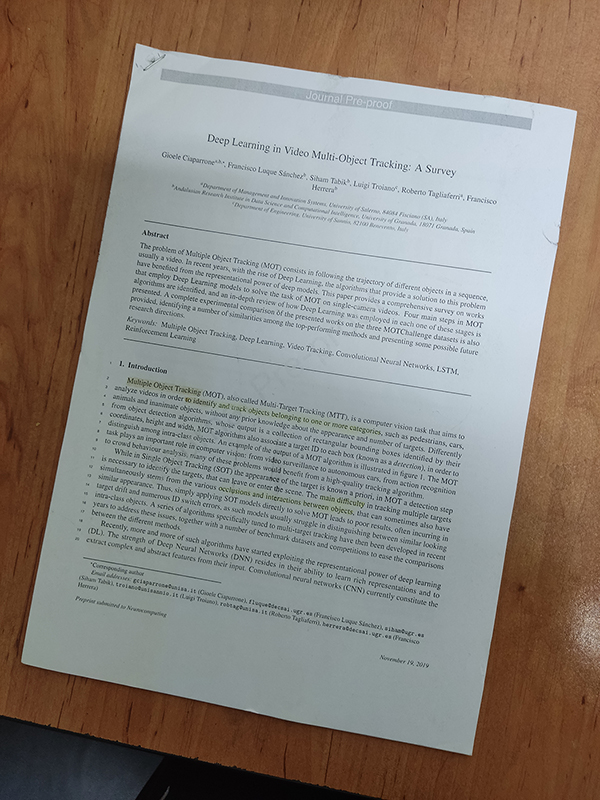
#> input picture img/image.png, 600 x 800 px; its folder holds only this picture in this run
$ jupyter execute projeto_final.ipynb
#> lines starting #> are read from the running program, lines starting #| are printed output that depends on the picture; after the words box and inside, x2 and y2 are one past the last pixel; in counts of white or black regions, pixels touching at a corner belong together
# Projeto Final — CP701TIN3 Processamento de Imagens Digitais

## Pipeline de Processamento de Imagens para Scanner de Documentos (CamScanner)

Este notebook implementa um pipeline de visão computacional **sem IA** para digitalizar documentos a partir de fotos, inspirado em aplicativos como o CamScanner.

**Referência de implementação:** [Python-Document-Scanner-OpenCV](https://github.com/ArashNasrEsfahani/Python-Document-Scanner-OpenCV) (Arash Nasr Esfahani, 2025).

### Etapas do pipeline
1. **Pré-processamento:** leitura da imagem e conversão para escala de cinza
2. **Processamento:** suavização (filtro Gaussiano) e detecção de bordas (Canny)
3. **Segmentação:** contornos e identificação do quadrilátero do documento
4. **Formatação:** correção de perspectiva e realce da imagem escaneada

> Coloque suas fotos na pasta `img/` (ex.: `image.png`). Opcional: defina `IMAGE_NAME = 'seuarquivo.jpg'` na célula abaixo; se deixar `None`, usa a primeira imagem encontrada em `img/`.

[cell 1]
import os

# Backend sem GUI — evita travamento do kernel no macOS/Jupyter
os.environ.setdefault("MPLBACKEND", "Agg")

import numpy as np
import cv2 as cv
import matplotlib.pyplot as plt
from pathlib import Path

plt.rcParams['figure.figsize'] = (12, 6)

# Caminho da imagem (None = usa a primeira .jpg/.png/.jpeg em img/)
IMAGE_NAME = None  # ex.: 'image.png' ou 'documento.jpg'

PROJECT_DIR = Path('.').resolve()
IMG_DIR = PROJECT_DIR / 'img'
RESULT_DIR = PROJECT_DIR / 'resultado_final'
RESULT_DIR.mkdir(exist_ok=True)

_EXT = {'.jpg', '.jpeg', '.png', '.webp', '.bmp'}
if IMAGE_NAME:
    IMAGE_PATH = IMG_DIR / IMAGE_NAME
else:
    imagens = sorted(
        p for p in IMG_DIR.iterdir()
        if p.is_file() and p.suffix.lower() in _EXT
    )
    IMAGE_PATH = imagens[0] if imagens else IMG_DIR / 'documento.jpg'

print(f'Imagem de entrada: {IMAGE_PATH}')

## 1. Carregar e visualizar a imagem original

Equivalente à leitura de arquivos visto na **Aula 1** (`cv.imread`).

[cell 2]
if not IMAGE_PATH.exists():
    raise FileNotFoundError(
        f'Arquivo não encontrado: {IMAGE_PATH}\n'
        f'Coloque uma foto em {IMG_DIR}/ e atualize IMAGE_PATH.'
    )

original = cv.imread(str(IMAGE_PATH))
#> original is the input picture: shape (800, 600, 3); mean B, G, R 122.1, 130.1, 137.6
if original is None:
    raise ValueError(f'Não foi possível ler a imagem: {IMAGE_PATH}')

print('Dimensões (linhas, colunas, canais):', original.shape)
#| Dimensões (linhas, colunas, canais): (800, 600, 3)

plt.imshow(cv.cvtColor(original, cv.COLOR_BGR2RGB))
plt.title('Original (BGR → RGB para exibição)')
plt.axis('off')
plt.show()

## 2. Pré-processamento — Escala de cinza

Conversão **BGR → GRAY** com `cv.cvtColor` (**Aula 1**). Reduz de 3 canais para 1, facilitando filtros e limiarização.

[cell 3]
def to_grayscale(im):
    return cv.cvtColor(im, cv.COLOR_BGR2GRAY)

grayscale = to_grayscale(original)

plt.imshow(grayscale, cmap='gray')
plt.title('Pré-processamento: escala de cinza')
plt.axis('off')
plt.show()

## 3. Processamento — Filtro Gaussiano

Suavização com kernel **3×3** para reduzir ruído antes da detecção de bordas (**Aulas 7 e 8** — convolução passa-baixa).

[cell 4]
def blur(im, ksize=(3, 3)):
    return cv.GaussianBlur(im, ksize, 0)

blurred = blur(grayscale)

fig, ax = plt.subplots(1, 2, figsize=(12, 5))
ax[0].imshow(grayscale, cmap='gray')
ax[0].set_title('Cinza')
ax[0].axis('off')
ax[1].imshow(blurred, cmap='gray')
ax[1].set_title('Após GaussianBlur (3×3)')
ax[1].axis('off')
plt.tight_layout()
plt.show()
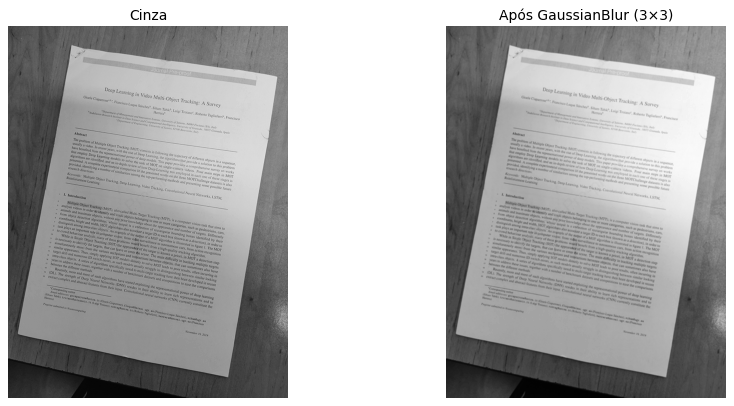
#> figure drawn by matplotlib, 2 panels

## 4. Processamento — Detecção de bordas (Canny)

O detector **Canny** usa dois limiares (**50** e **150**): pixels com gradiente forte viram borda; valores intermediários são conectados por histerese. Relacionado aos operadores de gradiente da **Aula 9** (Sobel, Prewitt).

[cell 5]
def to_edges(im, low=50, high=150):
    return cv.Canny(im, low, high)

edges = to_edges(blurred)
#> in to_edges, `return cv.Canny(im, low, high)`:
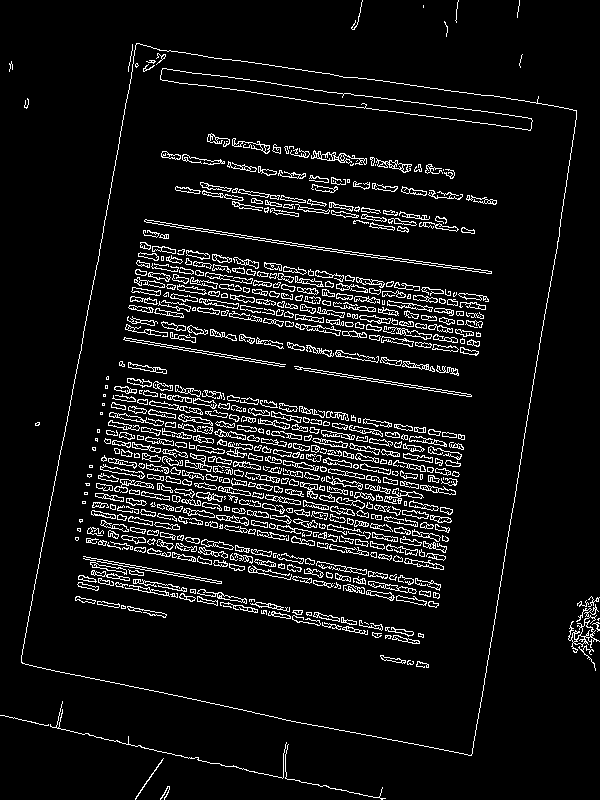
#> returned value: shape (800, 600); 7.5% white in thin lines or dots

plt.imshow(edges, cmap='gray')
plt.title(f'Bordas Canny (limiares {50}, {150})')
plt.axis('off')
plt.show()

## 5. Segmentação — Contornos e quatro cantos do documento

- `cv.findContours` encontra formas fechadas no mapa de bordas
- Ordenação por área (`cv.contourArea`)
- `cv.approxPolyDP` simplifica o contorno até um quadrilátero (4 vértices)

Documentação: [Contours — OpenCV](https://docs.opencv.org/4.x/d4/d73/tutorial_py_contours_begin.html)

[cell 6]
def reorder(vertices):
    """Ordena pontos: topo-esq, topo-dir, baixo-dir, baixo-esq (exigido pelo OpenCV)."""
    reordered = np.zeros_like(vertices, dtype=np.float32)
    add = vertices.sum(axis=1)
    reordered[0] = vertices[np.argmin(add)]
    reordered[2] = vertices[np.argmax(add)]
    diff = np.diff(vertices, axis=1)
    reordered[1] = vertices[np.argmin(diff)]
    reordered[3] = vertices[np.argmax(diff)]
    return reordered


def find_vertices(edge_map, original_shape):
    contours, _ = cv.findContours(
        edge_map.copy(), cv.RETR_EXTERNAL, cv.CHAIN_APPROX_SIMPLE
    )
    contours = sorted(contours, key=cv.contourArea, reverse=True)[:5]

    vertices = None
    for cnt in contours:
        epsilon = 0.02 * cv.arcLength(cnt, True)
        approx = cv.approxPolyDP(cnt, epsilon, True)
        if len(approx) == 4:
            vertices = approx.reshape(4, 2)
            break

    if vertices is None:
        h, w = original_shape[:2]
        vertices = np.array(
            [[0, 0], [w, 0], [w, h], [0, h]], dtype=np.float32
        )
        print('Aviso: quadrilátero não encontrado; usando cantos da imagem inteira.')

    return reorder(vertices.astype(np.float32))

vertices = find_vertices(edges, original.shape)
#> in find_vertices, `contours, _ = cv.findContours( edge_map.copy(), cv.RETR_EXTERNAL, cv.C..`: contours = 22 contours, 18 with area under 20; largest, box (x1, y1, x2, y2) and area: (21, 43, 577, 756) 291021, (568, 604, 600, 653) 273, (135, 758, 164, 800) 26, (50, 701, 287, 779) 22
#> in find_vertices, `contours = sorted(contours, key=cv.contourArea, reverse=True)[:5]`: contours = 5 contours, 1 with area under 20; largest, box (x1, y1, x2, y2) and area: (21, 43, 577, 756) 291021, (568, 604, 600, 653) 273, (135, 758, 164, 800) 26, (50, 701, 287, 779) 22
#> the loop in find_vertices, `for cnt in contours:` made 1 pass
#> (epsilon, vertices) on pass 1: (46.52, [[136, 43], [21, 662], [471, 755], [576, 110]])
#> in reorder, `add = vertices.sum(axis=1)`: add = [179, 683, 1226, 686]
#> in reorder, `diff = np.diff(vertices, axis=1)`: diff = [-93, 641, 284, -466]
#> vertices = [[136, 43], [576, 110], [471, 755], [21, 662]]

overlay = original.copy()
for i in range(4):
    pt1 = tuple(vertices[i].astype(int))
    pt2 = tuple(vertices[(i + 1) % 4].astype(int))
    cv.line(overlay, pt1, pt2, (0, 255, 0), 3)
#> this loop made 4 passes
#> (pt1, pt2) on passes 1 to 4: ((136, 43), (576, 110)), ((576, 110), (471, 755)), ((471, 755), (21, 662)), ((21, 662), (136, 43))
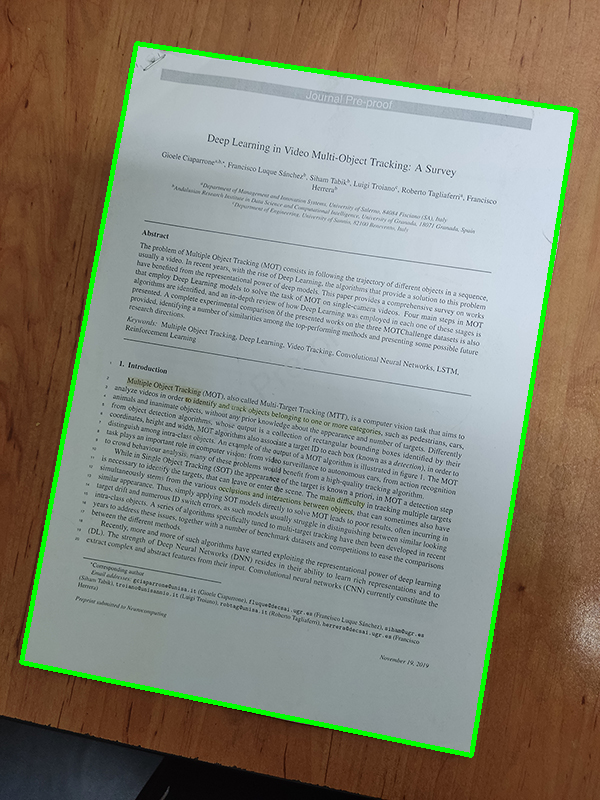
#> overlay: shape (800, 600, 3); 2.21% of pixels changed, all inside (x1, y1, x2, y2) = (19, 41, 579, 758)

plt.imshow(cv.cvtColor(overlay, cv.COLOR_BGR2RGB))
plt.title('Segmentação: contorno do documento (4 cantos)')
plt.axis('off')
plt.show()

## 6. Formatação — Transformação de perspectiva

Generalização das transformações geométricas das **Aulas 3–5** (`warpAffine` → `warpPerspective`):

- `cv.getPerspectiveTransform`: matriz 3×3 a partir de 4 pares de pontos
- `cv.warpPerspective`: vista top-down (birds-eye view)

Tutorial: [Geometric Transformations — OpenCV](https://docs.opencv.org/4.x/da/d6e/tutorial_py_geometric_transformations.html)

[cell 7]
def crop_out(im, vertices, width=600, height=850):
    target = np.array(
        [[0, 0], [width, 0], [width, height], [0, height]],
        dtype=np.float32,
    )
    transform = cv.getPerspectiveTransform(vertices, target)
    return cv.warpPerspective(im, transform, (width, height))

warped = crop_out(original, vertices)
#> in crop_out, `transform = cv.getPerspectiveTransform(vertices, target)`: transform = [[1.39, 0.259, -200.7], [-0.213, 1.4, -31.11], [7.57e-05, 6.57e-05, 1]]
#> in crop_out, `return cv.warpPerspective(im, transform, (width, height))`:
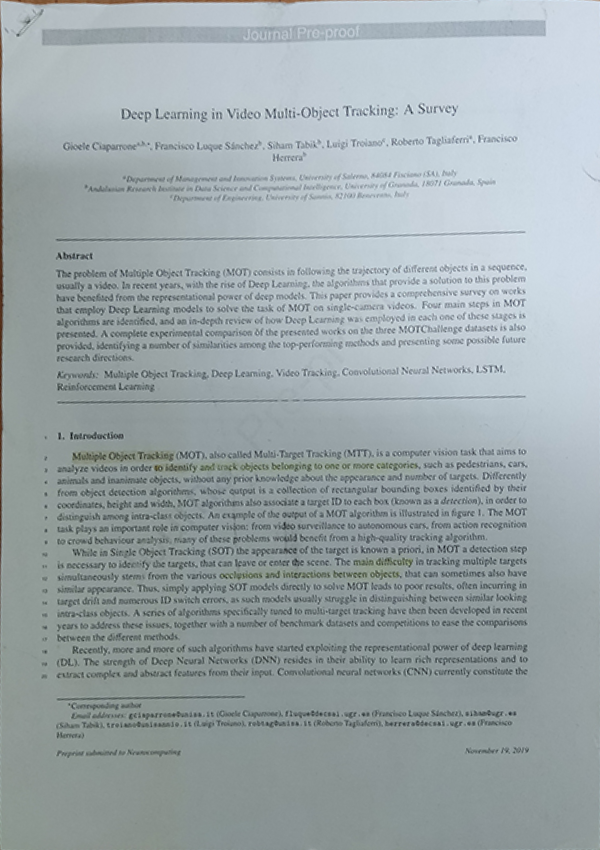
#> returned value: shape (850, 600, 3); mean of channels 0, 1, 2 169.7, 166.6, 156.1; drawn as B, G, R

plt.imshow(cv.cvtColor(warped, cv.COLOR_BGR2RGB))
plt.title('Formatação: perspectiva corrigida')
plt.axis('off')
plt.show()

## 7. Formatação — Realce da imagem escaneada

Pós-processamento baseado no repositório de referência: correção gamma (`cv.LUT`, **Aula 6**), CLAHE no canal L do espaço LAB e nitidez controlada.

[cell 8]
def enhance(im):
    gamma = 1.1
    inv_gamma = 1.0 / gamma
    table = np.array([
        ((i / 255.0) ** inv_gamma) * 255 for i in np.arange(256)
    ]).astype('uint8')
    corrected = cv.LUT(im, table)

    lab = cv.cvtColor(corrected, cv.COLOR_BGR2LAB)
    l, a, b = cv.split(lab)
    clahe = cv.createCLAHE(clipLimit=2.0, tileGridSize=(12, 12))
    l = clahe.apply(l)
    enhanced = cv.cvtColor(cv.merge([l, a, b]), cv.COLOR_LAB2BGR)

    hsv = cv.cvtColor(enhanced, cv.COLOR_BGR2HSV)
    h, s, v = cv.split(hsv)
    s_clean = cv.bilateralFilter(s, 9, 75, 75)
    s = cv.addWeighted(s, 1.2, s_clean, 0.3, 0)
    s = np.clip(s, 20, 230).astype(np.uint8)
    enhanced = cv.cvtColor(cv.merge([h, s, v]), cv.COLOR_HSV2BGR)

    blurred = cv.GaussianBlur(enhanced, (0, 0), 2.0)
    sharpened = cv.addWeighted(enhanced, 1.5, blurred, -0.5, 0)
    return cv.bilateralFilter(sharpened, 9, 75, 75)

scanned = enhance(warped)
#> in enhance, `lab = cv.cvtColor(corrected, cv.COLOR_BGR2LAB)`: lab: shape (850, 600, 3); mean of channels 0, 1, 2 177.8, 125, 125.4
#> in enhance, `l, a, b = cv.split(lab)`:
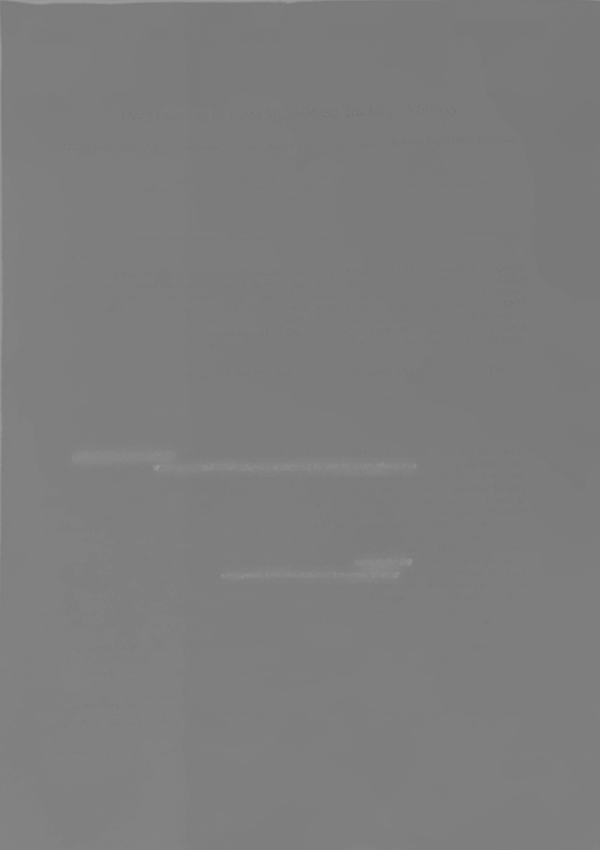
#> b: shape (850, 600); min 115, max 156, mean 125.4
#> in enhance, `l = clahe.apply(l)`:
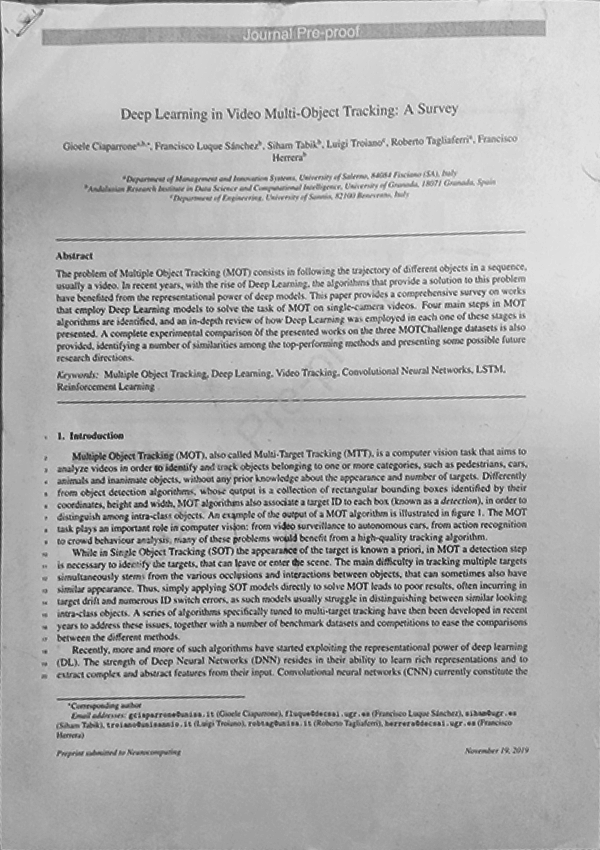
#> l: shape (850, 600); min 10, max 250, mean 177.5
#> in enhance, `hsv = cv.cvtColor(enhanced, cv.COLOR_BGR2HSV)`: hsv: shape (850, 600, 3); mean H, S, V 93.8, 21, 176.3
#> in enhance, `h, s, v = cv.split(hsv)`:
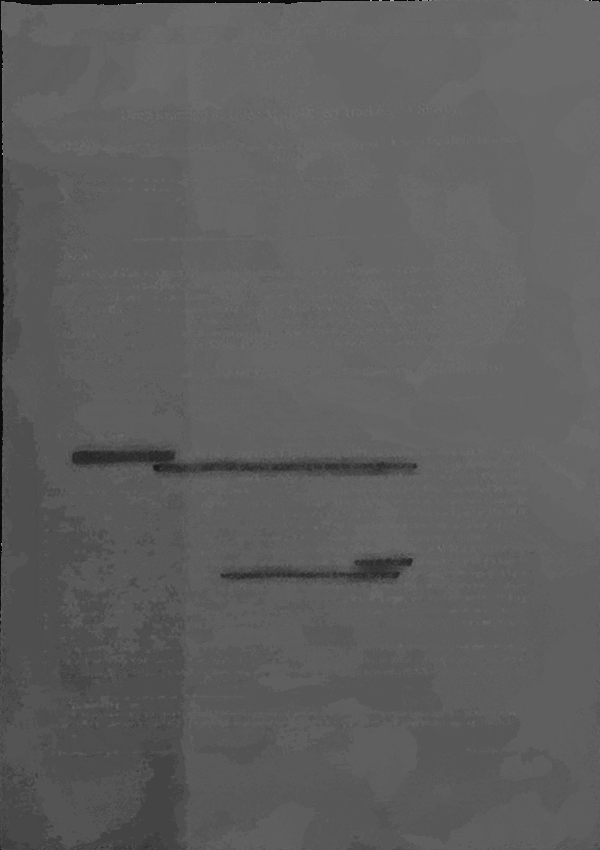
#> h: shape (850, 600); min 0, max 177, mean 93.8
#> in enhance, `h, s, v = cv.split(hsv)`:
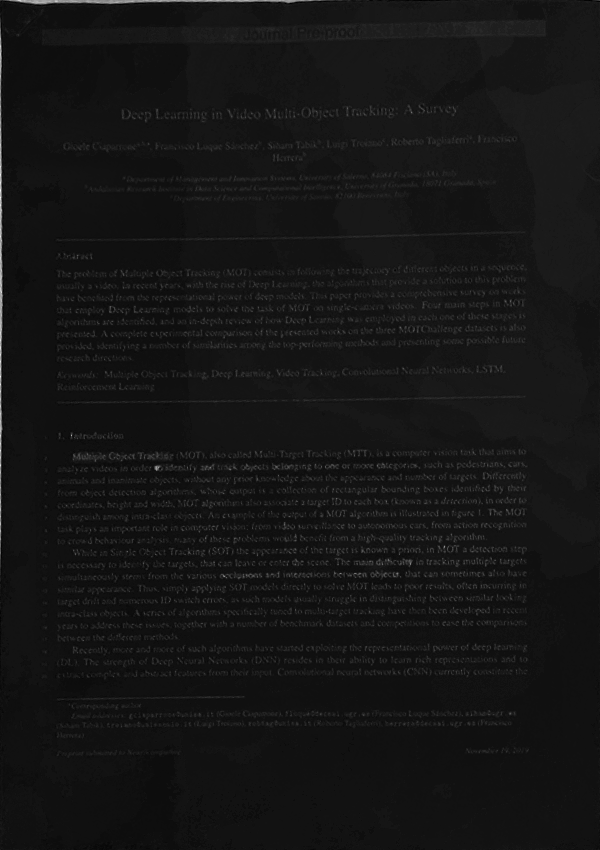
#> s: shape (850, 600); min 0, max 243, mean 21
#> in enhance, `blurred = cv.GaussianBlur(enhanced, (0, 0), 2.0)`:
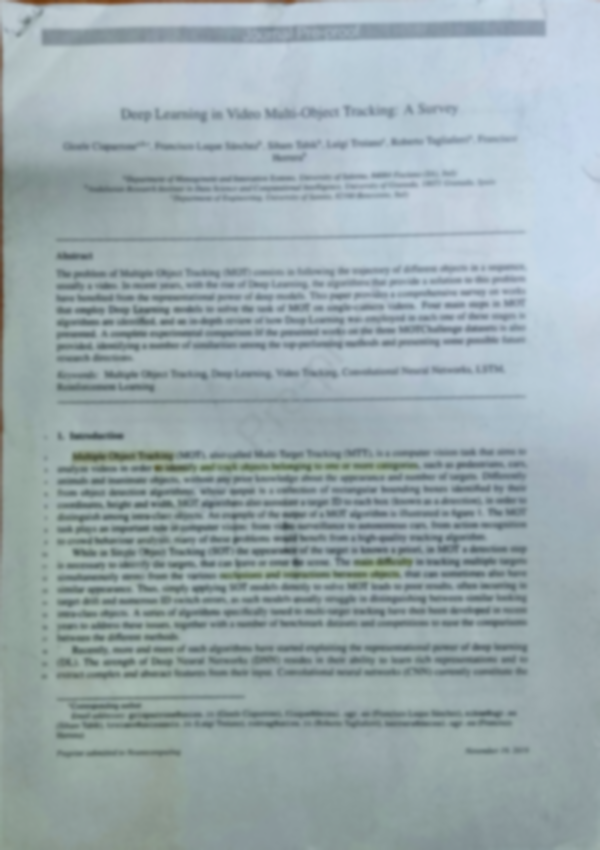
#> blurred: shape (850, 600, 3); mean B, G, R 174.8, 170.6, 155

plt.imshow(cv.cvtColor(scanned, cv.COLOR_BGR2RGB))
plt.title('Resultado final: documento escaneado')
plt.axis('off')
plt.show()

## 8. Pipeline completo e comparação

Função `scan()` executa todas as etapas em sequência (como no notebook de referência).

[cell 9]
def scan(im):
    gray = to_grayscale(im)
    blurred = blur(gray)
    edge_map = to_edges(blurred)
    verts = find_vertices(edge_map, im.shape)
#> in find_vertices (call 2), `contours, _ = cv.findContours( edge_map.copy(), cv.RETR_EXTERNAL, cv.C..`: contours = 22 contours, 18 with area under 20; largest, box (x1, y1, x2, y2) and area: (21, 43, 577, 756) 291021, (568, 604, 600, 653) 273, (135, 758, 164, 800) 26, (50, 701, 287, 779) 22
#> in find_vertices (call 2), `contours = sorted(contours, key=cv.contourArea, reverse=True)[:5]`: contours = 5 contours, 1 with area under 20; largest, box (x1, y1, x2, y2) and area: (21, 43, 577, 756) 291021, (568, 604, 600, 653) 273, (135, 758, 164, 800) 26, (50, 701, 287, 779) 22
#> the loop in find_vertices (call 2), `for cnt in contours:` made 1 pass
    cropped = crop_out(im, verts)
    return enhance(cropped), edge_map, verts

resultado, _, _ = scan(original)
#> in scan, `verts = find_vertices(edge_map, im.shape)`: verts = [[136, 43], [576, 110], [471, 755], [21, 662]]

fig, axes = plt.subplots(1, 2, figsize=(14, 6))
axes[0].imshow(cv.cvtColor(original, cv.COLOR_BGR2RGB))
axes[0].set_title('Entrada')
axes[0].axis('off')
axes[1].imshow(cv.cvtColor(resultado, cv.COLOR_BGR2RGB))
axes[1].set_title('Saída (scan)')
axes[1].axis('off')
plt.tight_layout()
plt.show()

out_path = RESULT_DIR / 'resultado_scan.jpg'
cv.imwrite(str(out_path), resultado)
print(f'Resultado salvo em: {out_path}')
